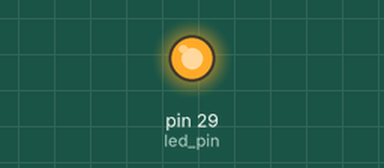
This program was run on a simulated Raspberry Pi (header pin numbers). Shown: output pins drawn as LEDs (lit = HIGH). At 5.0 s the program stops and its outputs stay as they are.

Above: at 0.1 s.
At 5.1 s:
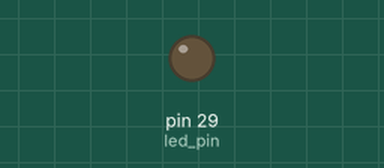
Timing chart, 0 to 6.5 s (numbered marks = the images above):
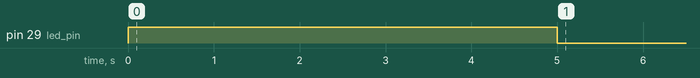

Measured:
- by itself, pin 29 (led_pin): LOW → HIGH at 0.00 s, → LOW 5.0 s later

The program:

jetson_gpio_led_test.py
```python
import time

import RPi.GPIO as GPIO

led_pin = 29
sec = 5

# setting
GPIO.setmode(GPIO.BOARD)
GPIO.setup(led_pin, GPIO.OUT)
GPIO.output(led_pin, True)
time.sleep(5)
GPIO.output(led_pin, False)
GPIO.cleanup(led_pin)
```
